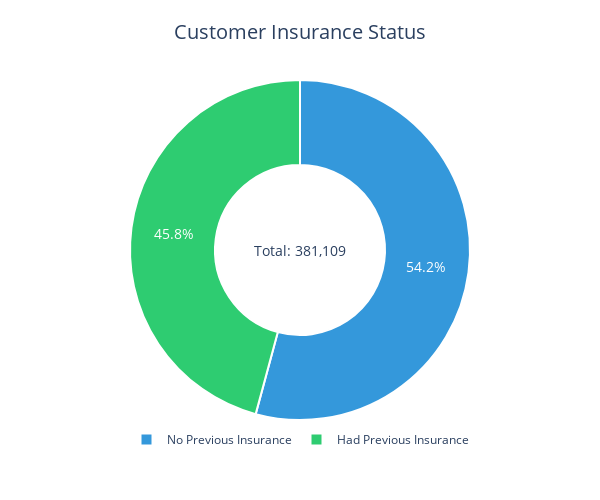

Here is the notebook cell this chart was saved with:
### Markdown cell above
Q4: Does previous insurance affect new policy purchase?

### Code cell
import plotly.graph_objects as go
from plotly.subplots import make_subplots
import pandas as pd

# Define the data based on the visualization
total_customers = 381109
no_insurance_count = 206481
had_insurance_count = 174628

# Calculate percentages
no_insurance_pct = 54.2
had_insurance_pct = 45.8

# Create data frame
insurance_data = pd.DataFrame({
    'Status': ['No Previous Insurance', 'Had Previous Insurance'],
    'Percentage': [no_insurance_pct, had_insurance_pct],
    'Count': [no_insurance_count, had_insurance_count]
})

# Create figure
fig = go.Figure()

# Add pie chart
fig.add_trace(go.Pie(
    labels=insurance_data['Status'],
    values=insurance_data['Percentage'],
    textinfo='percent',
    textposition='inside',
    textfont=dict(size=14, color='white'),
    marker=dict(
        colors=['#3498db', '#2ecc71'],
        line=dict(color='white', width=2)
    ),
    hole=0.5,
))

# Update layout for clean white background and minimal text
fig.update_layout(
    title={
        'text': 'Customer Insurance Status',
        'y': 0.95,
        'x': 0.5,
        'xanchor': 'center',
        'yanchor': 'top',
        'font': dict(size=20)
    },
    annotations=[
        dict(
            text=f"Total: {total_customers:,}",
            x=0.5, y=0.5,
            font=dict(size=14),
            showarrow=False
        )
    ],
    showlegend=True,
    legend=dict(
        orientation="h",
        yanchor="bottom",
        y=-0.1,
        xanchor="center",
        x=0.5
    ),
    paper_bgcolor='white',
    plot_bgcolor='white',
    height=500,
    width=600,
    margin=dict(t=80, b=80, l=20, r=20),
)

# Show the chart
fig.show()

### Figure 1 — Plotly figure (JSON) as saved in the notebook; plotly's stock layout.template omitted (floating-point values rounded to 4 significant figures)
{"data": [{"hole": 0.5, "labels": ["No Previous Insurance", "Had Previous Insurance"], "marker": {"colors": ["#3498db", "#2ecc71"], "line": {"color": "white", "width": 2}}, "textfont": {"color": "white", "size": 14}, "textinfo": "percent", "textposition": "inside", "type": "pie", "values": [54.2, 45.8]}], "layout": {"annotations": [{"font": {"size": 14}, "showarrow": false, "text": "Total: 381,109", "x": 0.5, "y": 0.5}], "height": 500, "legend": {"orientation": "h", "x": 0.5, "xanchor": "center", "y": -0.1, "yanchor": "bottom"}, "margin": {"b": 80, "l": 20, "r": 20, "t": 80}, "paper_bgcolor": "white", "plot_bgcolor": "white", "showlegend": true, "title": {"font": {"size": 20}, "text": "Customer Insurance Status", "x": 0.5, "xanchor": "center", "y": 0.95, "yanchor": "top"}, "width": 600}}
